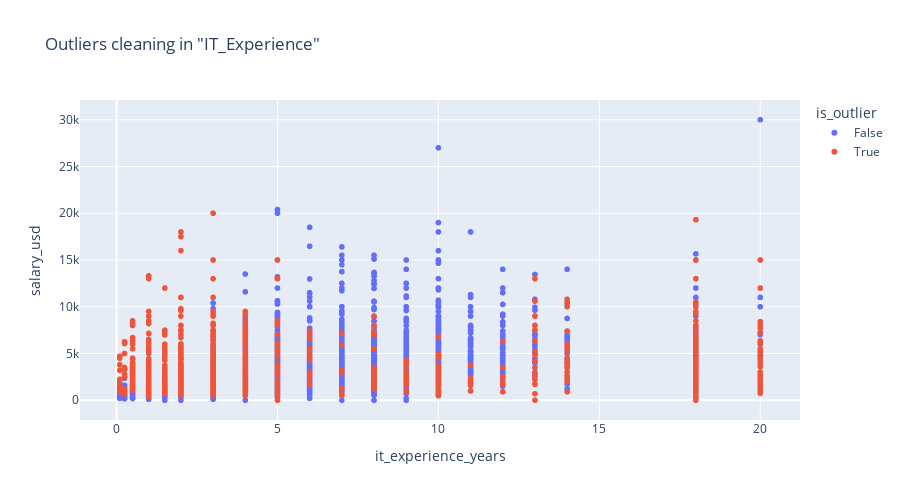

The code cell stored with this chart in its notebook:
### Code cell
fig = px.scatter(
    df_exp_outliers,
    x='it_experience_years',
    y='salary_usd',
    color='is_outlier',
    hover_data=['position_level', 'pos_to_cat','it_experience_years', 'salary_usd'],
    title='Outliers cleaning in "IT_Experience"',
    width=900, height=500,
)

fig.show()

### Figure 1 — Plotly figure (JSON) as saved in the notebook; plotly's stock layout.template omitted (floating-point values rounded to 4 significant figures; data arrays with more than 128 entries replaced by an {"elided": "..."} marker saying what was removed)
{"data": [{"customdata": {"elided": "4453x2 str values"}, "hovertemplate": "is_outlier=False<br>it_experience_years=%{x}<br>salary_usd=%{y}<br>position_level=%{customdata[0]}<br>pos_to_cat=%{customdata[1]}<extra></extra>", "legendgroup": "False", "marker": {"color": "#636efa", "symbol": "circle"}, "mode": "markers", "name": "False", "showlegend": true, "type": "scattergl", "x": {"elided": "4453 float values"}, "xaxis": "x", "y": {"elided": "4453 float values"}, "yaxis": "y"}, {"customdata": {"elided": "1009x2 str values"}, "hovertemplate": "is_outlier=True<br>it_experience_years=%{x}<br>salary_usd=%{y}<br>position_level=%{customdata[0]}<br>pos_to_cat=%{customdata[1]}<extra></extra>", "legendgroup": "True", "marker": {"color": "#EF553B", "symbol": "circle"}, "mode": "markers", "name": "True", "showlegend": true, "type": "scattergl", "x": {"elided": "1009 float values"}, "xaxis": "x", "y": {"elided": "1009 float values"}, "yaxis": "y"}], "layout": {"height": 500, "legend": {"title": {"text": "is_outlier"}, "tracegroupgap": 0}, "title": {"text": "Outliers cleaning in \"IT_Experience\""}, "width": 900, "xaxis": {"anchor": "y", "domain": [0, 1], "title": {"text": "it_experience_years"}}, "yaxis": {"anchor": "x", "domain": [0, 1], "title": {"text": "salary_usd"}}}}
